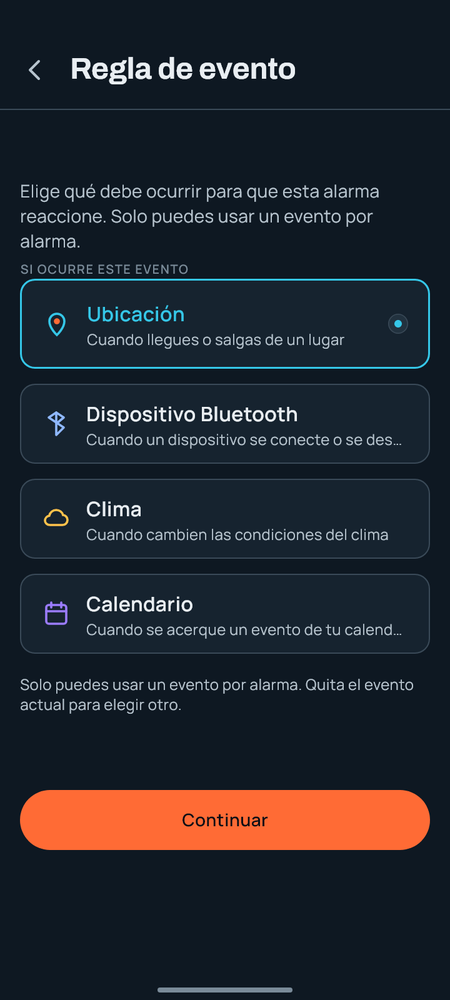
#> input picture test/goldens/event.png, 450 x 1000 px, shrunk from 720 x 1600 before the run, given in place of fa3e3f_images_image-2acfdcc2-c33d-4a83-b9db-f3db06a0f934.png, which was not available
$ python compare.py
#> lines starting #> are read from the running program, lines starting #| are printed output that depends on the picture; pictures that were not available may be replaced by others from this repository, and a replacement may not be noted
#> in process, src is the input picture: PIL image 450x1000 RGBA; mean R, G, B, A 35, 38.4, 45.7, 255
"""Dev-only Figma vs Flutter golden overlay/diff. Not shipped in the app."""

from __future__ import annotations

import os
from pathlib import Path

from PIL import Image, ImageChops, ImageEnhance, ImageDraw, ImageFont

ROOT = Path(__file__).resolve().parents[2]
ASSETS = Path(
    r"C:\Users\Joseph\.cursor\projects\d-MISO-Event-Alarm-Mobile\assets"
)
OUT = Path(__file__).resolve().parent

FIGMA = {
    "splash": ASSETS
    / "c__Users_Joseph_AppData_Roaming_Cursor_User_workspaceStorage_0982e24f9e0c95450fe5860142fa3e3f_images_image-2acfdcc2-c33d-4a83-b9db-f3db06a0f934.png",
    "login": ASSETS
    / "c__Users_Joseph_AppData_Roaming_Cursor_User_workspaceStorage_0982e24f9e0c95450fe5860142fa3e3f_images_image-348c4513-a922-40b6-afd8-4a6433c10cc8.png",
    "home": ASSETS
    / "c__Users_Joseph_AppData_Roaming_Cursor_User_workspaceStorage_0982e24f9e0c95450fe5860142fa3e3f_images_image-9429ef06-f2c2-4b76-b293-14e641babb67.png",
    "editor": ASSETS
    / "c__Users_Joseph_AppData_Roaming_Cursor_User_workspaceStorage_0982e24f9e0c95450fe5860142fa3e3f_images_image-e3a6e3df-addd-4117-b3f8-69fb648cb4d9.png",
    "event": ASSETS
    / "c__Users_Joseph_AppData_Roaming_Cursor_User_workspaceStorage_0982e24f9e0c95450fe5860142fa3e3f_images_image-eb16facf-87b7-4726-92c6-f3214b50550e.png",
    "ringing": ASSETS
    / "c__Users_Joseph_AppData_Roaming_Cursor_User_workspaceStorage_0982e24f9e0c95450fe5860142fa3e3f_images_image-31e4d2ea-9e2d-4f2b-877a-2a4a742544b3.png",
    "challenge": ASSETS
    / "c__Users_Joseph_AppData_Roaming_Cursor_User_workspaceStorage_0982e24f9e0c95450fe5860142fa3e3f_images_image-9a77bfdb-91bf-482a-8c51-ffcbec0172f9.png",
}

GOLDENS = ROOT / "test" / "goldens"


def is_screen(rgb: tuple[int, int, int]) -> bool:
    r, g, b = rgb[:3]
    # App noche surfaces are blue-black, not Figma's neutral canvas gray.
    return b >= r + 5 and g >= r and r < 40 and b < 70 and (r + g + b) < 140


def crop_phone(im: Image.Image) -> Image.Image:
    rgb = im.convert("RGB")
    px = rgb.load()
    w, h = rgb.size
#> w = 450; h = 1000
    col_hits = [sum(1 for y in range(h) if is_screen(px[x, y])) for x in range(w)]
#> col_hits = 450 values, max 999 at index 0, min 734 at index 20, mean 879.4
    row_hits = [sum(1 for x in range(w) if is_screen(px[x, y])) for y in range(h)]
#> row_hits = 1000 values, max 450 at index 0, min 0 at index 109, mean 395.7
    left = next(i for i, n in enumerate(col_hits) if n > h * 0.35)
#> left = 0
    right = next(i for i in range(w - 1, -1, -1) if col_hits[i] > h * 0.35)
#> right = 449
    top = next(i for i, n in enumerate(row_hits) if n > w * 0.45)
#> top = 0
    bot = next(i for i in range(h - 1, -1, -1) if row_hits[i] > w * 0.45)
#> bot = 999
    # Inset 1px Figma device stroke / selection ring.
    left = min(w - 2, left + 1)
#> left = 1
    top = min(h - 2, top + 1)
#> top = 1
    right = max(left + 2, right - 1)
#> right = 448
    bot = max(top + 2, bot - 1)
#> bot = 998
    return rgb.crop((left, top, right + 1, bot + 1))
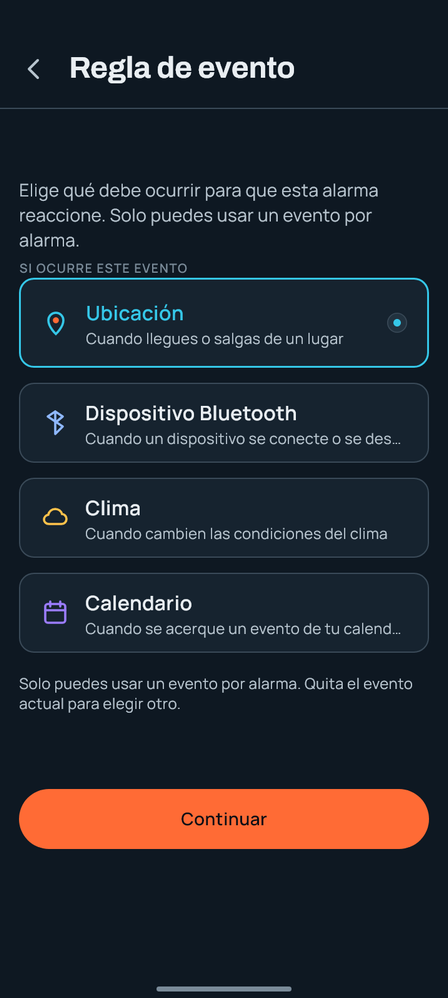
#> returned value: PIL image 448x998 RGB; mean R, G, B 35.1, 38.5, 45.8


# [29 lines left out: function crop_nth_phone, not called in this run]


def fit_canvas(phone: Image.Image, size: tuple[int, int]) -> Image.Image:
#> called with size = (360, 800)
    tw, th = size
    scale = tw / phone.width
#> scale = 0.804
    nh = max(1, int(round(phone.height * scale)))
#> nh = 802
    resized = phone.resize((tw, nh), Image.Resampling.LANCZOS)
    canvas = Image.new("RGB", size, (14, 24, 34))
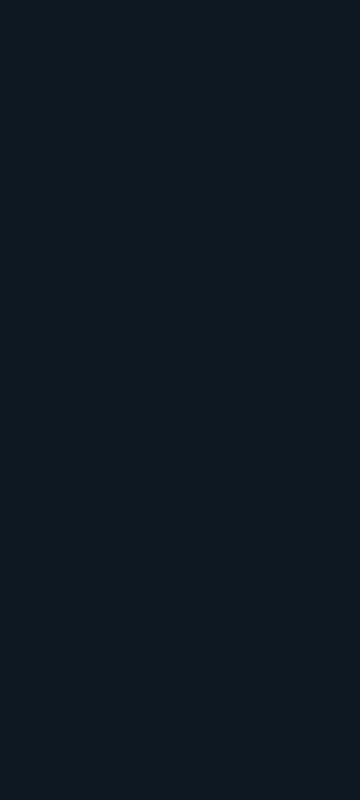
#> canvas: PIL image 360x800 RGB; mean R, G, B 14, 24, 34
    if nh >= th:
        canvas.paste(resized.crop((0, 0, tw, th)), (0, 0))
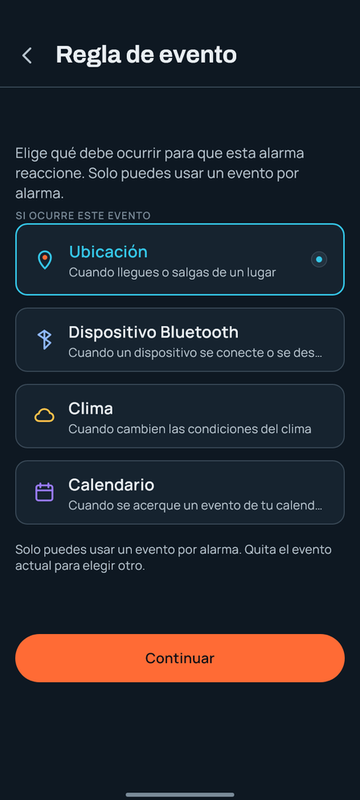
#> canvas: PIL image 360x800 RGB; mean R, G, B 35.2, 38.5, 45.8
    else:
        canvas.paste(resized, (0, 0))
    return canvas


# [13 lines left out: functions mean_abs, overlay, not called in this run]


def heatmap(figma: Image.Image, flutter: Image.Image) -> Image.Image:
    d = ImageChops.difference(figma, flutter)
    return ImageEnhance.Contrast(d.convert("RGB")).enhance(3.0)


# [11 lines left out: function side_by_side, not called in this run]


def process(name: str, target: tuple[int, int]) -> None:
    src = Image.open(FIGMA[name])
    phone = crop_phone(src)
    phone.save(OUT / f"{name}_figma_raw.png")
    figma = fit_canvas(phone, target)
    figma.save(OUT / f"{name}_figma.png")
    golden_path = GOLDENS / f"{name}.png"
    if not golden_path.exists():
        print(f"{name}: no golden yet, cropped figma {phone.size} -> {target}")
#| splash: no golden yet, cropped figma (448, 998) -> (360, 800)
        return
    flutter = Image.open(golden_path).convert("RGB").resize(target, Image.Resampling.LANCZOS)
    mix = overlay(figma, flutter)
    heat = heatmap(figma, flutter)
    mae = mean_abs(figma, flutter)
    mix.save(OUT / f"{name}_overlay.png")
    heat.save(OUT / f"{name}_diff.png")
    side_by_side(figma, flutter, mix, heat, name, mae).save(OUT / f"{name}_compare.png")
    print(f"{name}: figma_raw={phone.size} mae={mae:.2f}")


def main() -> None:
    OUT.mkdir(parents=True, exist_ok=True)
    for name in ("splash", "login", "home", "event", "ringing"):
        process(name, (360, 800))
    # Full editor frame for the 994-tall Figma hug.
    src = Image.open(FIGMA["editor"])
    phone = crop_phone(src)
    scale = 994 / phone.height
    nw = max(1, int(round(phone.width * scale)))
    resized = phone.resize((nw, 994), Image.Resampling.LANCZOS)
    full = Image.new("RGB", (360, 994), (14, 24, 34))
    full.paste(resized, ((360 - nw) // 2, 0))
    full.save(OUT / "editor_figma_994.png")
    viewport = full.crop((0, 0, 360, 800))
    viewport.save(OUT / "editor_figma.png")
    golden_path = GOLDENS / "editor.png"
    if golden_path.exists():
        flutter = Image.open(golden_path).convert("RGB").resize((360, 800), Image.Resampling.LANCZOS)
        mix = overlay(viewport, flutter)
        heat = heatmap(viewport, flutter)
        mae = mean_abs(viewport, flutter)
        mix.save(OUT / "editor_overlay.png")
        heat.save(OUT / "editor_diff.png")
        side_by_side(viewport, flutter, mix, heat, "editor", mae).save(OUT / "editor_compare.png")
        print(f"editor viewport mae={mae:.2f} raw={phone.size}")
    print("editor 994 crop", phone.size)
    src = Image.open(FIGMA["challenge"])
    phone = crop_nth_phone(src, 0)
    phone.save(OUT / "challenge_figma_raw.png")
    figma = fit_canvas(phone, (360, 800))
    figma.save(OUT / "challenge_figma.png")
    golden_path = GOLDENS / "challenge.png"
    if golden_path.exists():
        flutter = Image.open(golden_path).convert("RGB").resize(
            (360, 800), Image.Resampling.LANCZOS
        )
        mix = overlay(figma, flutter)
        heat = heatmap(figma, flutter)
        mae = mean_abs(figma, flutter)
        mix.save(OUT / "challenge_overlay.png")
        heat.save(OUT / "challenge_diff.png")
        side_by_side(figma, flutter, mix, heat, "challenge", mae).save(
            OUT / "challenge_compare.png"
        )
        print(f"challenge: figma_raw={phone.size} mae={mae:.2f}")


if __name__ == "__main__":
#> (the run stopped early here; a loop or call above may not have finished)
